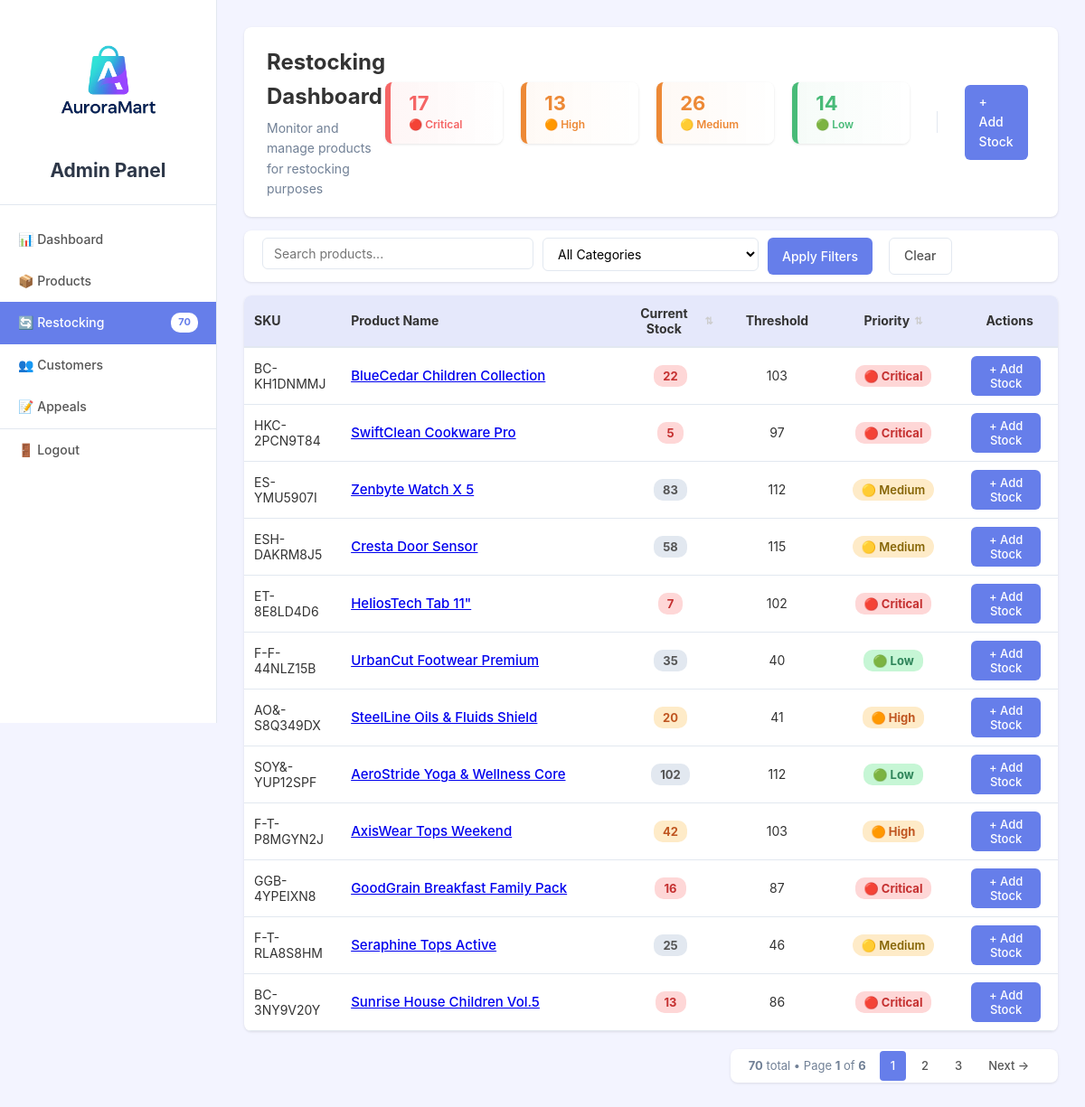
The app's page /adminpanel/restock/ (signed in) with its own data.
### storefront/models.py (models this page shows, shortened)
class Product(models.Model):
    sku = models.CharField(max_length=50, unique=True)
    slug = models.SlugField(max_length=255, unique=True)
    name = models.CharField(max_length=255)
    description = models.TextField(blank=True)
    category = models.ForeignKey("Category", on_delete=models.CASCADE)
    stock = models.PositiveIntegerField(default=0)
    reorder_threshold = models.PositiveIntegerField(default=10)
    is_active = models.BooleanField(default=True)
    price = models.DecimalField(max_digits=10, decimal_places=2)
    rating = models.FloatField(
        validators=[MinValueValidator(0.0), MaxValueValidator(5.0)], default=0.0
    )
    image = models.ImageField(upload_to="product_images/", blank=True, null=True)
    created_at = models.DateTimeField(auto_now_add=True)
    updated_at = models.DateTimeField(auto_now=True)

### adminpanel/views.py (the view, shortened to what this page needs)
# urls.py: path("restock/", views.restock, name="restock"),
@login_required(login_url="/login")
@user_passes_test(is_admin_or_staff, login_url="/login")
def restock(request):
    products = Product.objects.filter(is_active=True)
    products_to_restock = products.filter(stock__lt=F("reorder_threshold"))
    products_to_restock = products_to_restock.annotate(
        restock_ratio=ExpressionWrapper(
            F("stock") * 1.0 / F("reorder_threshold"), output_field=FloatField()
        )
    )
    total_restock_count = products_to_restock.count()
    critical_count = products_to_restock.filter(restock_ratio__lte=0.25).count()
    high_count = products_to_restock.filter(
        restock_ratio__gt=0.25, restock_ratio__lte=0.5
    ).count()
    medium_count = products_to_restock.filter(
        restock_ratio__gt=0.5, restock_ratio__lte=0.75
    ).count()
    low_count = products_to_restock.filter(restock_ratio__gt=0.75).count()
    main_categories = Category.objects.filter(parent__isnull=True)
    selected_categories = [
        c for c in request.GET.getlist("category") if c.strip() != ""
    ]
    query = request.GET.get("q")
    sort = request.GET.get("sort")
    query_params = request.GET.copy()
    query_params.pop("page", None)
    query_params.pop("sort", None)
    query_string = query_params.urlencode()
    if selected_categories:
        products_to_restock = products_to_restock.filter(
            Q(category_id__in=selected_categories)
            | Q(category__parent_id__in=selected_categories)
        )
    sort_fields = [
        "name",
        "-name",
        "stock",
        "-stock",
        "restock_ratio",
        "-restock_ratio",
    ]
    if sort in sort_fields:
        products_to_restock = products_to_restock.order_by(sort)
    paginator = Paginator(products_to_restock, 12)
    page_num = request.GET.get("page")
    page_obj = paginator.get_page(page_num)
    context = {
        "products_to_restock": page_obj.object_list,
        "page_obj": page_obj,
        "main_categories": main_categories,
        "selected_categories": selected_categories,
        "query": query,
        "sort": sort,
        "query_string": query_string,
        "critical_count": critical_count,
        "high_count": high_count,
        "medium_count": medium_count,
        "low_count": low_count,
        "total_restock_count": total_restock_count,
    }
    return render(
        request,
        "adminpanel/restock/restock_dashboard.html",
        context,
    )

### adminpanel/context_processors.py (called while the page is built)
def admin_context(request):
    context = {}
    if request.user.is_authenticated and (
        request.user.is_staff
        or request.user.is_superuser
        or getattr(request.user, "role", None) == "admin"
    ):
        context["pending_appeals_count"] = Appeal.objects.filter(
            status="pending"
        ).count()
        context["low_stock_count"] = Product.objects.filter(
            stock__lt=F("reorder_threshold")
        ).count()
    return context

### adminpanel/views.py (called while the page is built)
def is_admin_or_staff(user):
    return user.is_authenticated and (user.is_superuser or user.role == "admin")

### storefront/context_processors.py (called while the page is built)
def low_stock_count(request):
    count = Product.objects.filter(
        is_active=True, stock__lt=F("reorder_threshold")
    ).count()
    return {"low_stock_count": count}

def cart_meta(request):
    count = 0
    if request.user.is_authenticated:
        cart = Cart.objects.filter(customer__user=request.user).first()
        if cart:
            count = cart.count
    else:
        count = request.session.get("cart_count", 0)
    return {"cart_count": count}

### adminpanel/templates/adminpanel/restock/restock_dashboard.html (shortened to what this page needs)
{% extends 'adminpanel/base/list_view.html' %}
{% block page_title %}Restocking Dashboard{% endblock %}
{% block page_subtitle %}
    <p class="admin-header-subtitle" style="margin: 0;">Monitor and manage products for restocking purposes</p>
{% endblock %}
{% block header_actions %}
    <div style="display: flex; align-items: center; gap: 20px;">
        <div class="card" style="border-left: 6px solid var(--danger-color); padding: 12px 20px; display: flex; align-items: center; gap: 8px; min-width: 130px; background: linear-gradient(to right, rgba(239, 68, 68, 0.05), white);">
            <div>
                <div style="font-size: 22px; font-weight: 700; color: var(--danger-color); line-height: 1;">{{ critical_count }}</div>
                <div style="font-size: 12px; color: var(--danger-color); font-weight: 600; margin-top: 3px;">🔴 Critical</div>
            </div>
        </div>
        <div class="card" style="border-left: 6px solid var(--warning-color); padding: 12px 20px; display: flex; align-items: center; gap: 8px; min-width: 130px; background: linear-gradient(to right, rgba(251, 146, 60, 0.05), white);">
            <div>
                <div style="font-size: 22px; font-weight: 700; color: var(--warning-color); line-height: 1;">{{ high_count }}</div>
                <div style="font-size: 12px; color: var(--warning-color); font-weight: 600; margin-top: 3px;">🟠 High</div>
            </div>
        </div>
        <div class="card" style="border-left: 6px solid #ed8936; padding: 12px 20px; display: flex; align-items: center; gap: 8px; min-width: 130px; background: linear-gradient(to right, rgba(237, 137, 54, 0.05), white);">
            <div>
                <div style="font-size: 22px; font-weight: 700; color: #ed8936; line-height: 1;">{{ medium_count }}</div>
                <div style="font-size: 12px; color: #ed8936; font-weight: 600; margin-top: 3px;">🟡 Medium</div>
            </div>
        </div>
        <div class="card" style="border-left: 6px solid var(--success-color); padding: 12px 20px; display: flex; align-items: center; gap: 8px; min-width: 130px; background: linear-gradient(to right, rgba(72, 187, 120, 0.05), white);">
            <div>
                <div style="font-size: 22px; font-weight: 700; color: var(--success-color); line-height: 1;">{{ low_count }}</div>
                <div style="font-size: 12px; color: var(--success-color); font-weight: 600; margin-top: 3px;">🟢 Low</div>
            </div>
        </div>
        <a href="{% url 'add_stock_select' %}" class="btn btn-primary" style="font-size: 14px; padding: 8px 16px;">+ Add Stock</a>
    </div>
{% endblock %}
{% block filter_fields %}
    <div class="form-group" style="margin: 0; min-width: 300px;">
        <input type="text"
               name="q"
               value="{{ query|default:'' }}"
               placeholder="Search products..."
               class="form-input"
               style="font-size: 14px; padding: 8px 12px; width: 100%;">
    </div>
    <div class="form-group" style="margin: 0;">
        <select name="category" class="form-select" style="font-size: 14px; padding: 8px 12px;">
            <option value="" {% if not selected_categories %}selected{% endif %}>All Categories</option>
        </select>
    </div>
    <button type="submit" class="btn btn-primary" style="font-size: 14px; padding: 8px 16px;">Apply Filters</button>
    <a href="{% url 'restock' %}" class="btn btn-ghost" style="font-size: 14px; padding: 8px 16px;">Clear</a>
{% endblock %}
{% block table_headers %}
    <th style="width: 100px; font-size: 14px; padding: 9px 11px;">SKU</th>
    <th style="width: 280px; font-size: 14px; padding: 9px 11px;">Product Name</th>
    <th style="width: 120px; text-align: center; font-size: 14px; padding: 9px 11px;">
        <a href="?{{ query_string }}&sort={% if sort == '-stock' %}stock{% else %}-stock{% endif %}">
            Current Stock
            {% if sort == '-stock' %}
                <span style="color: var(--primary-color);">↓</span>
            {% elif sort == 'stock' %}
                <span style="color: var(--primary-color);">↑</span>
            {% else %}
                <span style="color: #ccc; font-size: 11px;">⇅</span>
            {% endif %}
        </a>
    </th>
    <th style="width: 100px; text-align: center; font-size: 14px; padding: 9px 11px;">Threshold</th>
    <th style="width: 140px; text-align: center; font-size: 14px; padding: 9px 11px;">
        <a href="?{{ query_string }}&sort={% if sort == '-restock_ratio' %}restock_ratio{% else %}-restock_ratio{% endif %}">
            Priority
            {% if sort == '-restock_ratio' %}
                <span style="color: var(--primary-color);">↓</span>
            {% elif sort == 'restock_ratio' %}
                <span style="color: var(--primary-color);">↑</span>
            {% else %}
                <span style="color: #ccc; font-size: 11px;">⇅</span>
            {% endif %}
        </a>
    </th>
    <th style="width: 100px; text-align: center; font-size: 14px; padding: 9px 11px;">Actions</th>
{% endblock %}
{% block table_rows %}
    {% for product in products_to_restock %}
        <tr class="{% if product.stock == 0 or product.restock_ratio <= 0.25 %}low-stock{% endif %}">
            <td style="padding: 9px 11px;"><code style="font-size: 14px;">{{ product.sku }}</code></td>
            <td style="padding: 9px 11px;">
                <a href="{% url 'product_detail' pk=product.pk %}" style="font-weight: 500; font-size: 15px;">{{ product.name }}</a>
            </td>
            <td style="text-align: center; padding: 9px 11px;">
                {% if product.stock == 0 %}
                    <span class="badge badge-danger" style="font-size: 13px; padding: 4px 10px;">{{ product.stock }}</span>
                {% elif product.restock_ratio <= 0.25 %}
                    <span class="badge badge-danger" style="font-size: 13px; padding: 4px 10px;">{{ product.stock }}</span>
                {% elif product.restock_ratio <= 0.5 %}
                    <span class="badge badge-warning" style="font-size: 13px; padding: 4px 10px;">{{ product.stock }}</span>
                {% else %}
                    <span class="badge badge-neutral" style="font-size: 13px; padding: 4px 10px;">{{ product.stock }}</span>
                {% endif %}
            </td>
            <td style="text-align: center; font-size: 14px; padding: 9px 11px;">{{ product.reorder_threshold }}</td>
            <td style="text-align: center; padding: 9px 11px;">
                {% if product.restock_ratio <= 0.25 %}
                    <span class="badge badge-danger" style="font-size: 13px; padding: 4px 10px;">🔴 Critical</span>
                {% elif product.restock_ratio <= 0.5 %}
                    <span class="badge badge-warning" style="font-size: 13px; padding: 4px 10px;">🟠 High</span>
                {% elif product.restock_ratio <= 0.75 %}
                    <span style="background: #feebc8; color: #856404; padding: 4px 10px; border-radius: 12px; font-size: 13px; font-weight: 600;">🟡 Medium</span>
                {% else %}
                    <span class="badge badge-success" style="font-size: 13px; padding: 4px 10px;">🟢 Low</span>
                {% endif %}
            </td>
            <td style="text-align: center; padding: 9px 11px;">
                <a href="{% url 'add_stock' pk=product.pk %}" class="btn btn-sm btn-primary" style="font-size: 13px; padding: 6px 12px;">+ Add Stock</a>
            </td>
        </tr>
    {% empty %}
        <tr>
            <td colspan="6" class="text-center text-muted" style="padding: 20px; font-size: 14px;">
                ✅ All products are sufficiently stocked!
            </td>
        </tr>
    {% endfor %}
{% endblock %}

### adminpanel/static/adminpanel/css/admin.css (style rules this page uses)
:root { --primary-color: #667eea; --primary-dark: #5a67d8; --accent-color: #764ba2; --dark-gray: #2d3748; --medium-gray: #718096; --light-gray: #e2e8f0; --very-light-gray: #f3f4ff; --success-color: #48bb78; --success-bg: #c6f6d5; --warning-color: #ed8936; --warning-bg: #feebc8; --danger-color: #f56565; --danger-bg: #fed7d7; --info-color: #4299e1; --info-bg: #bee3f8; }
* { margin: 0; padding: 0; box-sizing: border-box; font-family: -apple-system, BlinkMacSystemFont, sans-serif; }
body { font-family: -apple-system, BlinkMacSystemFont, sans-serif; background-color: #f3f4ff; color: #333; line-height: 1.6; font-size: 14px; }
.admin-header-subtitle { font-size: 14px; color: var(--medium-gray); margin: 0; font-weight: 400; }
.btn { display: inline-block; padding: 8px 16px; border: none; border-radius: 6px; font-size: 14px; font-weight: 500; text-decoration: none; cursor: pointer; margin-right: 8px; }
.btn-primary { background-color: var(--primary-color); color: white; }
.btn-ghost { background-color: transparent; color: #555; border: 1px solid var(--light-gray); }
.card { background-color: white; border-radius: 8px; box-shadow: 0 1px 3px rgba(0,0,0,0.1); padding: 20px; margin-bottom: 20px; }
.form-group { margin-bottom: 15px; }
.form-input, .form-select, .form-textarea { width: 100%; padding: 9px 12px; border: 1px solid var(--light-gray); border-radius: 6px; font-size: 15px; transition: all 0.2s ease; background-color: white; }
input[type="text"], input[type="email"], input[type="number"], input[type="password"], input[type="url"], input[type="file"], select, textarea { width: 100%; padding: 9px 12px; border: 1px solid var(--light-gray); border-radius: 6px; font-size: 15px; transition: all 0.2s ease; background-color: white; font-family: -apple-system, BlinkMacSystemFont, sans-serif; }
.filters-form .form-group { margin-bottom: 0; min-width: 150px; }
.table th { padding: 12px 20px; text-align: left; font-weight: bold; color: #333; border-bottom: 2px solid var(--light-gray); }
.table th a { color: #333; text-decoration: none; cursor: pointer; display: inline-flex; align-items: center; gap: 5px; padding: 2px 6px; border-radius: 4px; transition: all 0.2s ease; }
.table td { padding: 12px 20px; border-bottom: 1px solid var(--light-gray); }
.badge { display: inline-block; padding: 4px 10px; border-radius: 10px; font-size: 12px; font-weight: bold; }
.badge-success { background-color: var(--success-bg); color: #2f855a; }
.badge-danger { background-color: var(--danger-bg); color: #c53030; }
.badge-warning { background-color: var(--warning-bg); color: #c05621; }
.badge-neutral { background-color: var(--light-gray); color: #555; }

### records on screen
Product: sku "BC-KH1DNMMJ", name "BlueCedar Children Collection", stock "22", reorder_threshold "103", shows "🔴 Critical"
Product: sku "HKC-2PCN9T84", name "SwiftClean Cookware Pro", stock "5", reorder_threshold "97", shows "🔴 Critical"
Product: sku "ES-YMU5907I", name "Zenbyte Watch X 5", stock "83", reorder_threshold "112", shows "🟡 Medium"
Product: sku "ESH-DAKRM8J5", name "Cresta Door Sensor", stock "58", reorder_threshold "115", shows "🟡 Medium"
Product: sku "ET-8E8LD4D6", name "HeliosTech Tab 11\"", stock "7", reorder_threshold "102", shows "🔴 Critical"
Product: sku "F-F-44NLZ15B", name "UrbanCut Footwear Premium", stock "35", reorder_threshold "40", shows "🟢 Low"
Product: sku "AO&-S8Q349DX", name "SteelLine Oils & Fluids Shield", stock "20", reorder_threshold "41", shows "🟠 High"
Product: sku "SOY&-YUP12SPF", name "AeroStride Yoga & Wellness Core", stock "102", reorder_threshold "112", shows "🟢 Low"
Product: sku "F-T-P8MGYN2J", name "AxisWear Tops Weekend", stock "42", reorder_threshold "103", shows "🟠 High"
Product: sku "GGB-4YPEIXN8", name "GoodGrain Breakfast Family Pack", stock "16", reorder_threshold "87", shows "🔴 Critical"
Product: sku "F-T-RLA8S8HM", name "Seraphine Tops Active", stock "25", reorder_threshold "46", shows "🟡 Medium"
Product: sku "BC-3NY9V20Y", name "Sunrise House Children Vol.5", stock "13", reorder_threshold "86", shows "🔴 Critical"

### other values on screen
{{ low_stock_count }} "70"
{{ critical_count }} "17"
{{ high_count }} "13"
{{ medium_count }} "26"
{{ low_count }} "14"
{{ page_obj.paginator.count }} "70"
{{ page_obj.number }} "1"
{{ page_obj.paginator.num_pages }} "6"
{{ num }} "1"
{{ num }} "2" "3"
